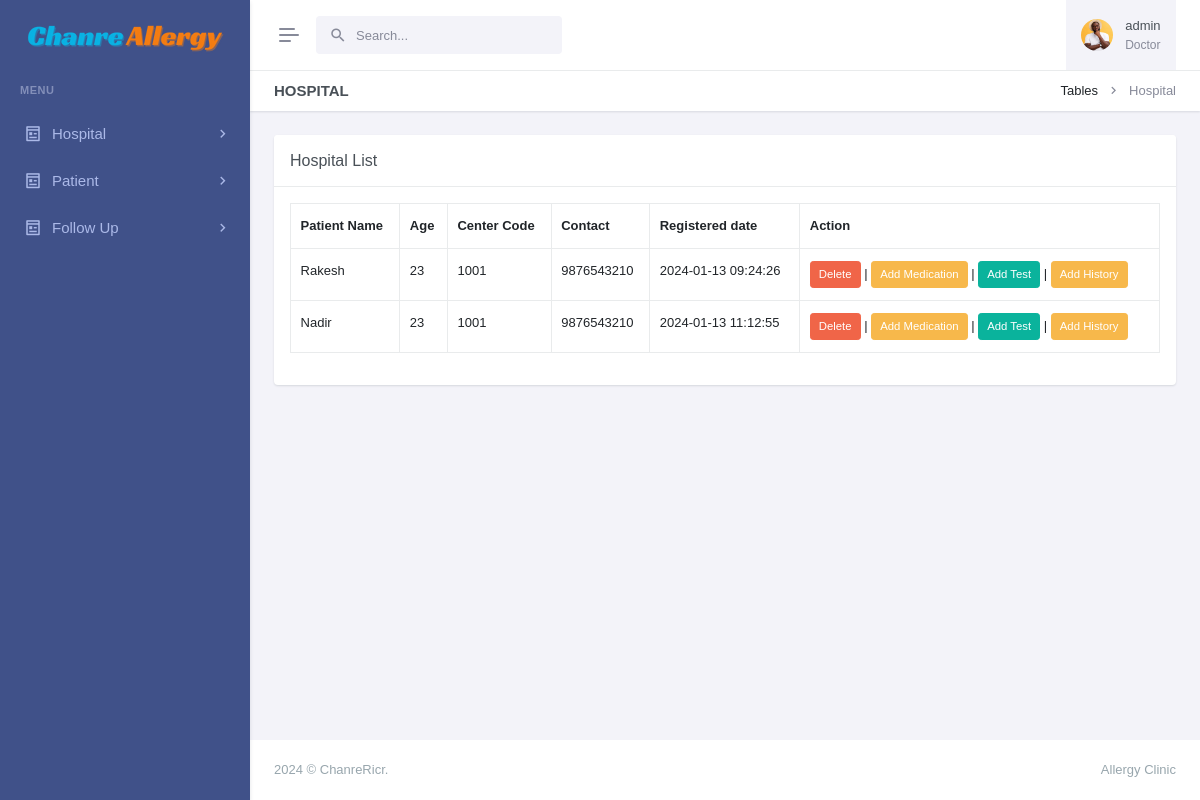
Before: /manage-patients.php (signed in) with the older database file.
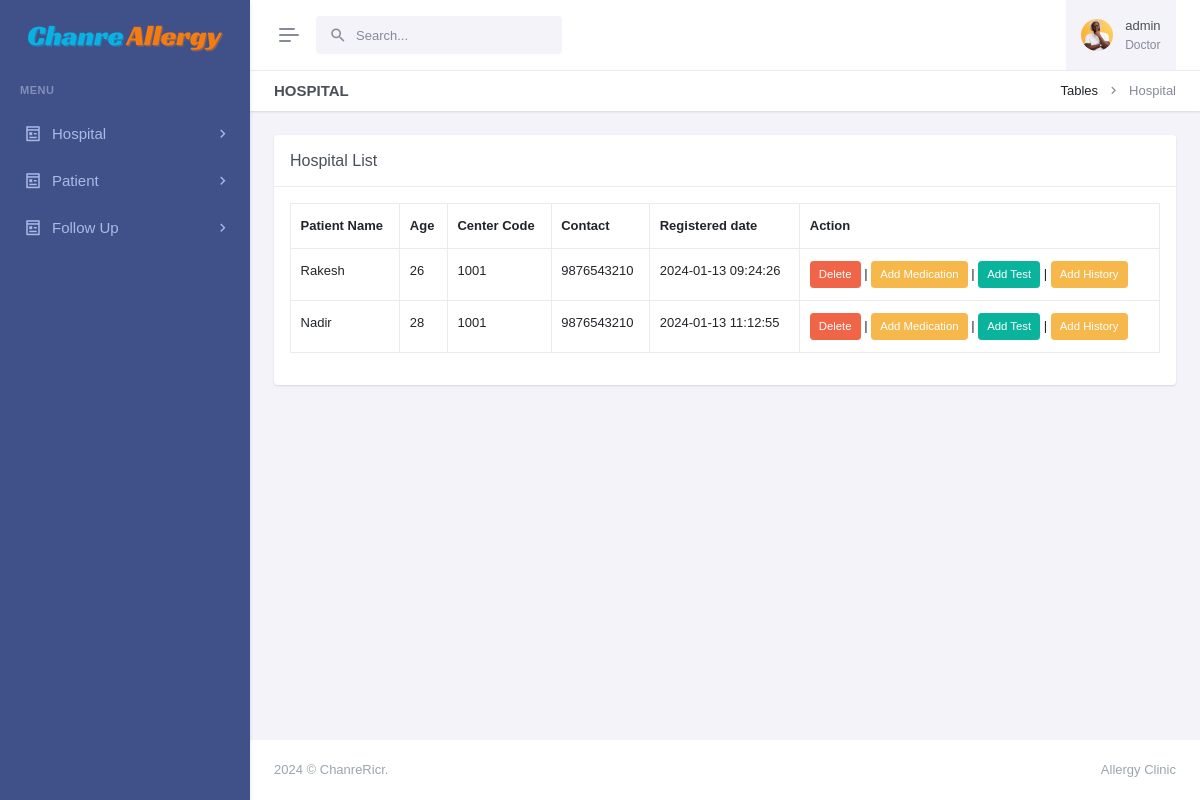
After: the same page with the newer database file.
### tables this page shows
CREATE TABLE `patients` (
  `id` int(11) NOT NULL,
  `patient_name` varchar(255) NOT NULL,
  `patient_id` varchar(50) DEFAULT NULL,
  `age` int(11) DEFAULT NULL,
  `sex` varchar(25) DEFAULT NULL,
  `physician` varchar(255) DEFAULT NULL,
  `address` varchar(255) DEFAULT NULL,
  `mobile` varchar(15) DEFAULT NULL,
  `email` varchar(255) DEFAULT NULL,
  `updatedBy` varchar(255) DEFAULT NULL,
  `centerName` varchar(255) DEFAULT NULL,
  `centerCode` varchar(10) DEFAULT NULL,
  `createdAt` timestamp NOT NULL DEFAULT current_timestamp()
);

### manage-patients.php (the view, shortened to what the changed rows need)
<?php
include('layout/config.php');
if (strlen($_SESSION['login']) == 0) {
    header('location:index.php');
} else {
    ?>
<!doctype html>
<html lang="en" data-layout="vertical" data-topbar="light" data-sidebar="dark" data-sidebar-size="lg"
    data-sidebar-image="none" data-preloader="disable">
<head>
    <link rel="stylesheet" href="https://cdn.datatables.net/1.11.5/css/dataTables.bootstrap5.min.css" />
    <link rel="stylesheet" href="https://cdn.datatables.net/responsive/2.2.9/css/responsive.bootstrap.min.css" />
    <link rel="stylesheet" href="https://cdn.datatables.net/buttons/2.2.2/css/buttons.dataTables.min.css">
    <link href="assets/css/bootstrap.min.css" rel="stylesheet" type="text/css" />
    <link href="assets/css/icons.min.css" rel="stylesheet" type="text/css" />
    <link href="assets/css/app.min.css" rel="stylesheet" type="text/css" />
    <link href="assets/css/custom.min.css" rel="stylesheet" type="text/css" />
</head>
<body>
    <div id="layout-wrapper">
        <div class="main-content">
            <div class="page-content">
                <div class="container-fluid">
                    <div class="row">
                        <div class="col-lg-12">
                            <div class="card">
                                <div class="card-body">
                                    <div class="table-responsive">
                                        <table id="buttons-datatables" class="display table table-bordered"
                                            style="width:100%">
                                            <thead>
                                                <tr>
                                                    <th>Patient Name</th>
                                                    <th>Age</th>
                                                    <th>Center Code</th>
                                                    <th>Contact</th>
                                                    <th>Registered date</th>
                                                    <th>Action</th>
                                                </tr>
                                            </thead>
                                            <tbody>
                                                <?php
                                                    $users = $_SESSION['login'];
                                                    $myquery = mysqli_query($conn, "Select * from patients WHERE updatedBy = '$users' ");
                                                    while ($row = mysqli_fetch_array($myquery)) {
                                                        ?>
                                                <tr>
                                                    <td>
                                                        <?php echo htmlentities($row['patient_name']) ?>
                                                    </td>
                                                    <td>
                                                        <?php echo htmlentities($row['age']) ?>
                                                    </td>
                                                    <td>
                                                        <?php echo htmlentities($row['centerCode']) ?>
                                                    </td>
                                                    <td>
                                                        <?php echo htmlentities($row['mobile']) ?>
                                                    </td>
                                                    <td>
                                                        <?php echo htmlentities($row['createdAt']) ?>
                                                    </td>
                                                    <td>
                                                        <a class="btn btn-danger btn-sm"
                                                            href="manage-patients.php?pid=<?php echo htmlentities($row['id']); ?>&&action=del"
                                                            onclick="return confirm('Do you realy want to delete ?')">Delete</a>
                                                        |
                                                        <a href="add-medication.php?pid=<?php echo htmlentities($row['patient_id']) ?>"
                                                            class="btn btn-warning btn-sm">Add Medication</a>
                                                        |
                                                        <a href="add-test.php?pid=<?php echo htmlentities($row['patient_id']) ?>"
                                                            class="btn btn-success btn-sm">Add Test</a>
                                                        |
                                                        <a href="add-history.php?pid=<?php echo htmlentities($row['patient_id']) ?>"
                                                            class="btn btn-warning btn-sm">Add
                                                            History</a>
                                                    </td>
                                                </tr>
                                                <?php } ?>
                                        </table>
                                    </div>
                                </div>
                            </div>
                        </div>
                    </div>
                </div>
            </div>
        </div>
    </div>
</body>
</html>
<?php } ?>

Changed rows visible on the page:
changed patients "Rakesh": age "23" → "26"
changed patients "Nadir": age "23" → "28"
